Frame 1 (no input): blank canvas, image omitted
Frame 60 (no input): blank canvas, image omitted
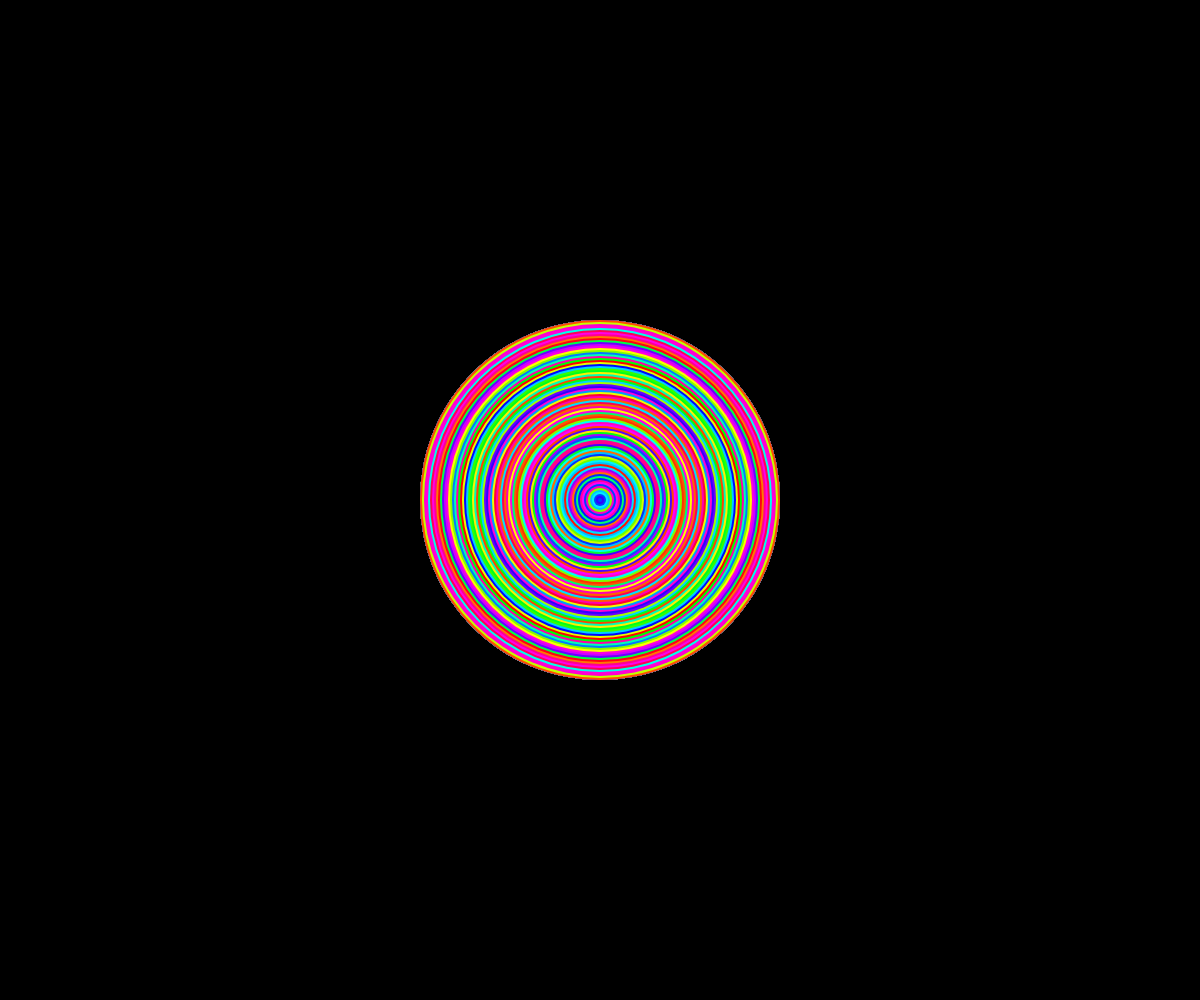
Frame 120 (the mouse pressed at the canvas centre since frame 60)

The p5.js sketch whose frames 1 and 60 were blank and that drew this single picture after the mouse press (run headless with seeded random() and noise() and a simulated clock; from frame 60 on, the mouse is pressed at the canvas centre):

// p5.js sketch
// ── sketch.js
let w;
let h;
let brushSize = 0.3;

function setup() {
  createCanvas(windowWidth, windowHeight);
  noStroke();
  colorMode(HSB);
  ellipseMode(CENTER);
  background(0);

  w = width;
  h = height;

}

function draw() {
  drawBrush();
}

function drawBrush() {
  if (mouseIsPressed) {
    for (let j = 0; j <= w * brushSize / 2; j += 2) {
      fill(random(0, 360), 100, 100);
      ellipse(mouseX, mouseY, w * brushSize - j * 2);
    }
  }
}

function windowResized() {
  resizeCanvas(windowWidth, windowHeight);
  background(0);
}
